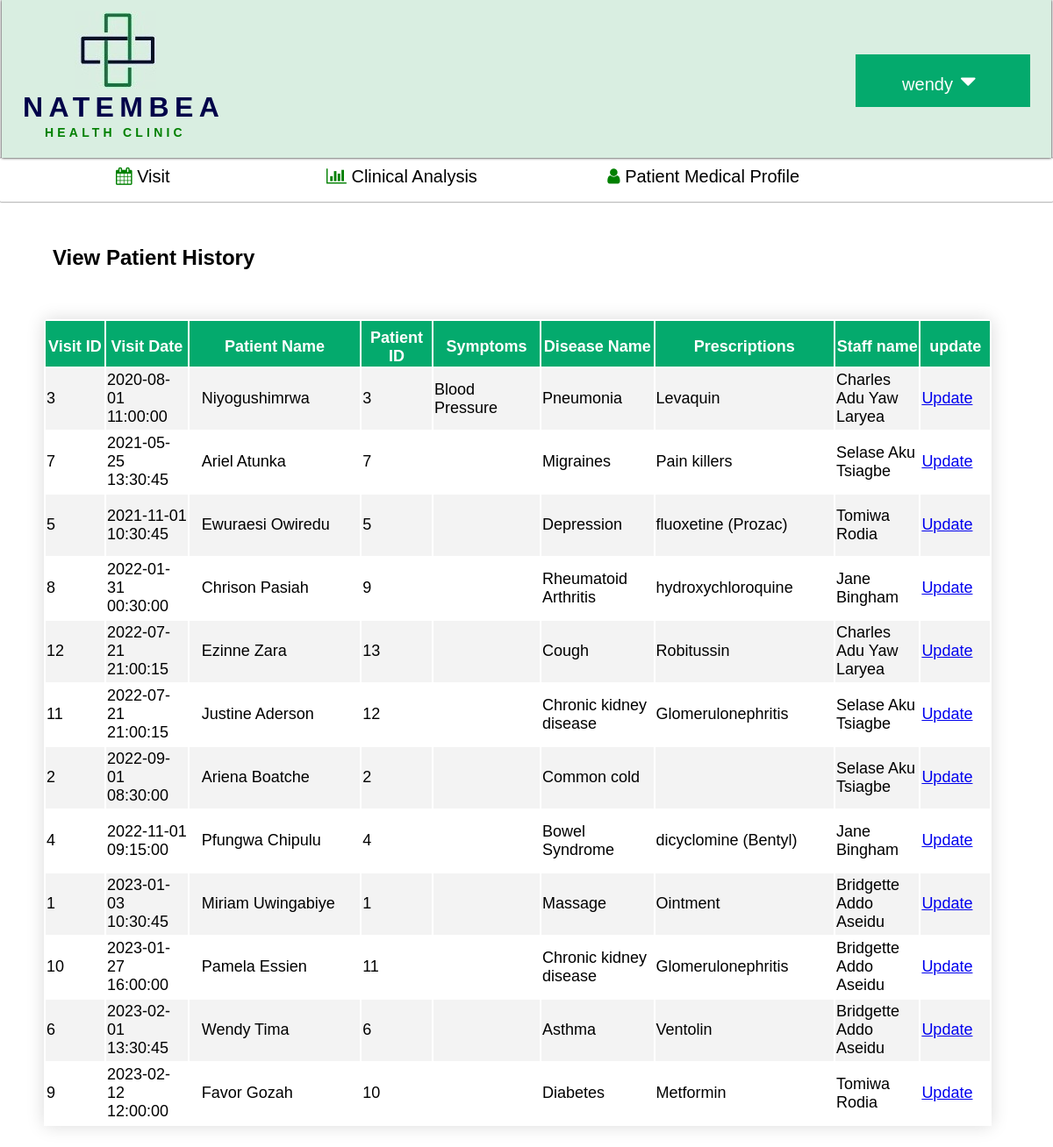
/viewpatienthistory.php (signed in), run on the app's committed database.
### tables this page shows
CREATE TABLE `visit` (
  `staff_id` int(11) NOT NULL,
  `patient_id` int(11) NOT NULL,
  `visit_date` datetime DEFAULT NULL,
  `visit_diagnosis` varchar(100) DEFAULT NULL,
  `visit_prescriptions` varchar(100) DEFAULT NULL,
  `visit_id` int(11) NOT NULL,
  `symptoms` varchar(1000) NOT NULL
);

CREATE TABLE `patient` (
  `patient_id` int(11) NOT NULL CHECK (`patient_id` > 0),
  `Name` varchar(50) NOT NULL,
  `email` varchar(50) DEFAULT NULL,
  `DOB` date DEFAULT NULL,
  `occupation` varchar(50) DEFAULT NULL,
  `gender` varchar(50) DEFAULT NULL,
  `contact` varchar(50) NOT NULL,
  `address` varchar(50) DEFAULT NULL
);

CREATE TABLE `staff` (
  `staff_id` int(11) NOT NULL,
  `fullName` varchar(70) NOT NULL,
  `gender` varchar(50) DEFAULT NULL,
  `position` varchar(50) DEFAULT NULL,
  `contact` varchar(50) DEFAULT NULL,
  `email` varchar(50) DEFAULT NULL,
  `degree` varchar(50) NOT NULL,
  `DOB` date DEFAULT NULL,
  `address` varchar(50) DEFAULT NULL
);

### viewpatienthistory.php (the view, shortened to what this page needs)
<!DOCTYPE html>
<html lang="en">
  <head>
    <link rel="stylesheet" href="https://cdnjs.cloudflare.com/ajax/libs/font-awesome/4.7.0/css/font-awesome.min.css">
  </head>
  <body>
    <fieldset >
    <div style="text-align:left; margin-left:69px; margin-top:5px"><img src="pic.jpg" /></div>
    <h1 id="nambs">NATEMBEA</h1>
    <strong><h6 id="healthclinic">HEALTH CLINIC</h6></strong>
    <div class="dropdown">
    <button class="droptn">
    <?php echo $_SESSION['username']; ?><i class="fa fa-caret-down"></i>
    </button>
    </div>
    </fieldset>
    <div class="navbar">
        <button class="subnavbtn"> <i class="fa fa-calendar" style="font-size:20px;color:green"></i>
          Visit
        </button>
        <a  href="clinical_analysis.php"> <i class="fa fa-bar-chart" style="font-size:20px;color:green">
        </i> Clinical Analysis</a>
        <button class="subnavbtn"> <i class="fa fa-user" style="font-size:20px;color:green"></i>
          Patient Medical Profile
        </button>
    </div>
      <div class="myheader">
      <h2 style="text-align:left;">View Patient History</h2>
      </div>
     <br>
     <br>
      <table class="content-table">
      <tr>
      <th>Visit ID</th>
      <th>Visit Date</th>
      <th>Patient Name</th>
      <th>Patient ID</th>
      <th>Symptoms</th>
      <th>Disease Name</th>
      <th>Prescriptions</th>
      <th>Staff name</th>
      <th>update</th>
      </tr>
      <?php
        $servername = "localhost";
        $username = "health";
        $password = "password";
        $dbname = "Natembea_Health_Centre";
        $conn = new mysqli($servername, $username, $password, $dbname);
      $sql= "SELECT visit.visit_id,visit.visit_date,patient.Name, patient.patient_id,visit.symptoms, visit.visit_diagnosis,
      visit.visit_prescriptions,staff.fullName
      FROM patient INNER JOIN visit ON patient.patient_id=visit.patient_id
      INNER JOIN staff ON staff.staff_id=visit.staff_id ORDER BY visit_date";
      $res = mysqli_query($conn,$sql);
      while($row = mysqli_fetch_array($res))
     {
      ?>
         <tr>
         <td><?php echo $row['visit_id']; ?></td>
         <td><?php echo $row['visit_date']; ?></td>
         <td style="padding:10px 14px;"><?php echo $row['Name']; ?></td>
         <td><?php echo $row['patient_id']; ?></td>
         <td><?php echo $row['symptoms']; ?></td>
         <td><?php echo $row['visit_diagnosis']; ?></td>
         <td><?php echo $row['visit_prescriptions']; ?></td>
         <td><?php echo $row['fullName']; ?></td>
         <td><a href="update.php?visit_id=<?php echo $row["visit_id"]; ?>">Update</a></td>
         </tr>
         <?php
     }
    ?>
    </table>
  </body>
</html>

### data on the page
visit: visit_id "3", visit_date "2020-08-01 11:00:00", patient.Name "Niyogushimrwa", patient.patient_id "3", symptoms "Blood Pressure", visit_diagnosis "Pneumonia", visit_prescriptions "Levaquin", staff.fullName "Charles Adu Yaw Laryea"
visit: visit_id "7", visit_date "2021-05-25 13:30:45", patient.Name "Ariel Atunka", patient.patient_id "7", visit_diagnosis "Migraines", visit_prescriptions "Pain killers", staff.fullName "Selase Aku Tsiagbe"
visit: visit_id "5", visit_date "2021-11-01 10:30:45", patient.Name "Ewuraesi Owiredu", patient.patient_id "5", visit_diagnosis "Depression", visit_prescriptions "fluoxetine (Prozac)", staff.fullName "Tomiwa Rodia"
visit: visit_id "8", visit_date "2022-01-31 00:30:00", patient.Name "Chrison Pasiah", patient.patient_id "9", visit_diagnosis "Rheumatoid Arthritis", visit_prescriptions "hydroxychloroquine", staff.fullName "Jane Bingham"
visit: visit_id "12", visit_date "2022-07-21 21:00:15", patient.Name "Ezinne Zara", patient.patient_id "13", visit_diagnosis "Cough", visit_prescriptions "Robitussin", staff.fullName "Charles Adu Yaw Laryea"
visit: visit_id "11", visit_date "2022-07-21 21:00:15", patient.Name "Justine Aderson", patient.patient_id "12", visit_diagnosis "Chronic kidney disease", visit_prescriptions "Glomerulonephritis", staff.fullName "Selase Aku Tsiagbe"
visit: visit_id "2", visit_date "2022-09-01 08:30:00", patient.Name "Ariena Boatche", patient.patient_id "2", visit_diagnosis "Common cold", staff.fullName "Selase Aku Tsiagbe"
visit: visit_id "4", visit_date "2022-11-01 09:15:00", patient.Name "Pfungwa Chipulu", patient.patient_id "4", visit_diagnosis "Bowel Syndrome", visit_prescriptions "dicyclomine (Bentyl)", staff.fullName "Jane Bingham"
visit: visit_id "1", visit_date "2023-01-03 10:30:45", patient.Name "Miriam Uwingabiye", patient.patient_id "1", visit_diagnosis "Massage", visit_prescriptions "Ointment", staff.fullName "Bridgette Addo Aseidu"
visit: visit_id "10", visit_date "2023-01-27 16:00:00", patient.Name "Pamela Essien", patient.patient_id "11", visit_diagnosis "Chronic kidney disease", visit_prescriptions "Glomerulonephritis", staff.fullName "Bridgette Addo Aseidu"
visit: visit_id "6", visit_date "2023-02-01 13:30:45", patient.Name "Wendy Tima", patient.patient_id "6", visit_diagnosis "Asthma", visit_prescriptions "Ventolin", staff.fullName "Bridgette Addo Aseidu"
visit: visit_id "9", visit_date "2023-02-12 12:00:00", patient.Name "Favor Gozah", patient.patient_id "10", visit_diagnosis "Diabetes", visit_prescriptions "Metformin", staff.fullName "Tomiwa Rodia"

### other printed values
$_SESSION['username'] "wendy"
